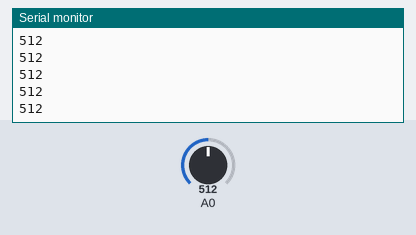
This sketch was run on a simulated Arduino Uno, built with avr-gcc and run on an emulated ATmega328P. Parts: the last lines printed to the serial monitor. The inputs (shaded band) are chosen by the test bench; at power-on: A0 = 512.

Above: at 1.2 s.
1.3 s: A0 set to 716
At 1.32 s:
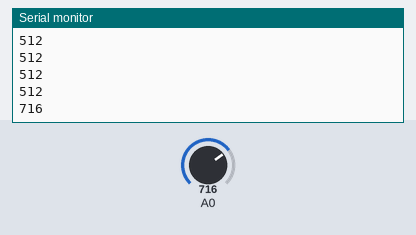
2.8 s: A0 set to 900
At 2.83 s:
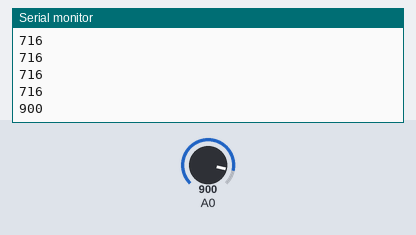
Timing chart, 0 to 5.8 s (numbered marks = the images above; inputs shaded):
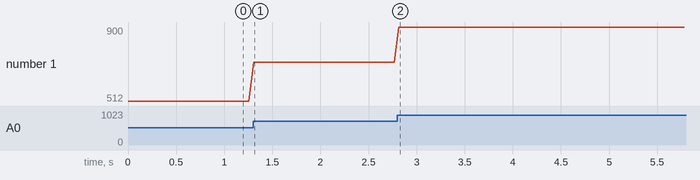

The sketch:

potenciometro.ino
```cpp
int potenciometro;

void setup()
{
Serial.begin(9600);
}

void loop()
{
potenciometro = analogRead(0);
Serial.println(potenciometro);
delay(50);

}
```

Measured:
- after the input at 1.3 s, the serial monitor: prints a new line at once (image 1)
- after the input at 2.8 s, the serial monitor: prints a new line at once (image 2)
- plotted number 1: 512 → 716 after the input at 1.3 s, 716 → 900 after the input at 2.8 s
